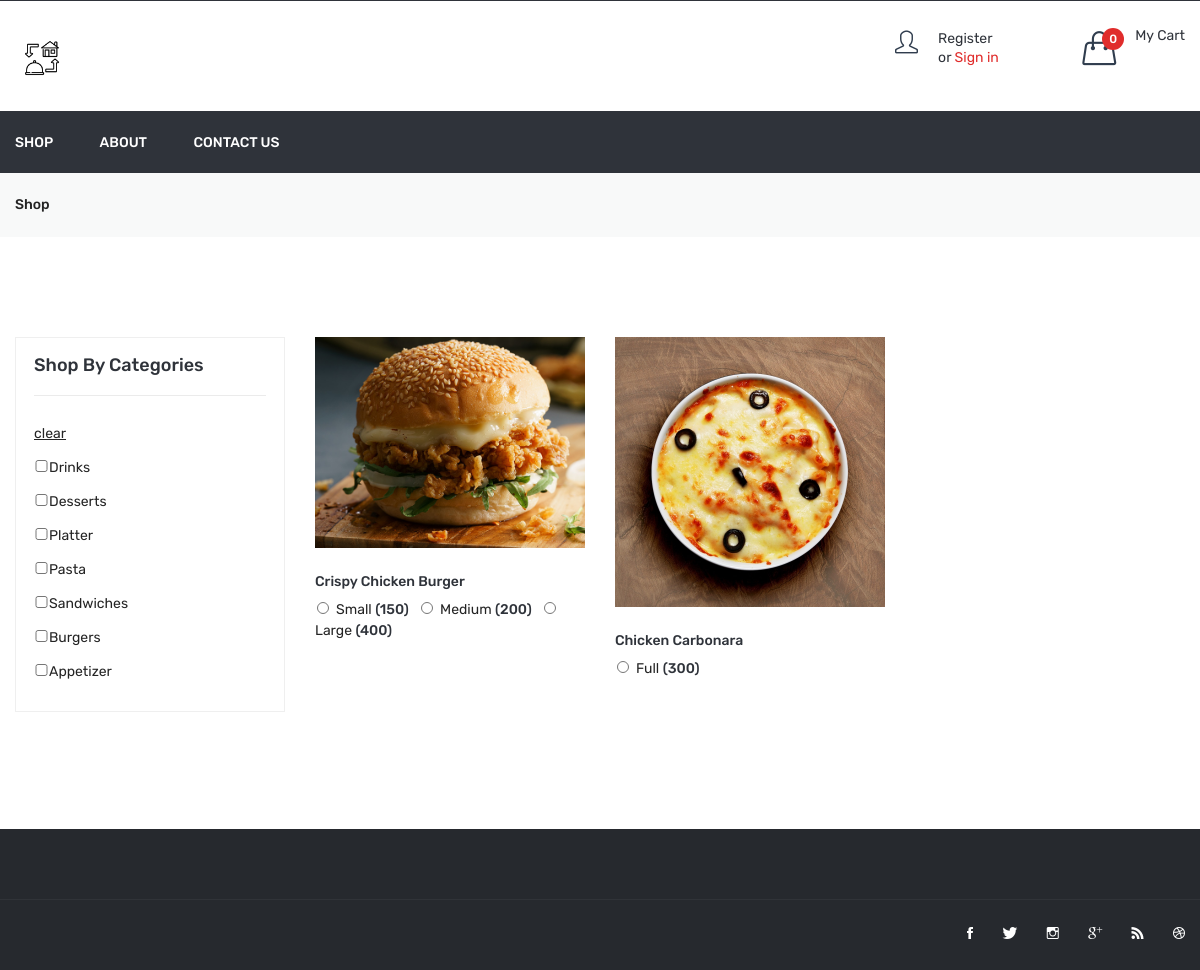
The page /shop.php on the database its author committed.
### tables this page shows
CREATE TABLE `dish` (
  `id` int(11) NOT NULL,
  `category_id` int(11) NOT NULL,
  `dish` varchar(100) NOT NULL,
  `dish_detail` text NOT NULL,
  `image` varchar(100) NOT NULL,
  `type` enum('veg','non-veg') NOT NULL,
  `status` int(11) NOT NULL,
  `added_on` datetime NOT NULL
);

CREATE TABLE `dish_details` (
  `id` int(11) NOT NULL,
  `dish_id` int(11) NOT NULL,
  `attribute` varchar(100) NOT NULL,
  `price` int(11) NOT NULL,
  `status` int(11) NOT NULL,
  `added_on` datetime NOT NULL
);

CREATE TABLE `category` (
  `id` int(11) NOT NULL,
  `category` varchar(50) NOT NULL,
  `order_number` int(11) NOT NULL,
  `status` int(11) NOT NULL,
  `added_on` datetime NOT NULL
);

### shop.php (the view, shortened to what this page needs)
<?php
include ("header.php");
?>
<div class="breadcrumb-area gray-bg">
            <div class="container">
                <div class="breadcrumb-content">
                    <ul>
                        <li><a href="shop.php">Shop</a></li>
                    </ul>
                </div>
            </div>
        </div>
        <div class="shop-page-area pt-100 pb-100">
            <div class="container">
                <div class="row flex-row-reverse">
                    <div class="col-lg-9">
                        <?php
                            $product_sql="select * from dish where status=1";
                            $product_sql.=" order by dish desc";
                            $product_res=mysqli_query($con,$product_sql);
                            $product_count=mysqli_num_rows($product_res);
                        ?>
                        <div class="grid-list-product-wrapper">
                            <div class="product-grid product-view pb-20">
                                <?php if($product_count>0){?>
                                    <div class="row">
                                        <?php while($product_row=mysqli_fetch_assoc($product_res)){?>
                                        <div class="product-width col-xl-4 col-lg-4 col-md-4 col-sm-6 col-12 mb-30">
                                            <div class="product-wrapper">
                                                <div class="product-img">
                                                    <a href="javascript:void(0)">
                                                        <img src="<?php echo SITE_DISH_IMAGE.$product_row['image']?>" alt="">
                                                    </a>
                                                </div>
                                                <div class="product-content" id="dish_detail">
                                                    <h4>
                                                        <a href="javascript:void(0)"><?php echo $product_row['dish']?> </a>
                                                    </h4>
													<?php
													$dish_attr_res=mysqli_query($con,"select * from dish_details where status='1' and dish_id='".$product_row['id']."' order by price asc");
													?>
                                                    <div class="product-price-wrapper">
                                                        <?php
														while($dish_attr_row=mysqli_fetch_assoc($dish_attr_res)){
															echo "<input type='radio' class='dish_radio' name='radio_".$product_row['id']."' value='".$dish_attr_row['id']."'/>";
															echo $dish_attr_row['attribute'];
															echo "<span class='price'>(".$dish_attr_row['price'].")</span>";
														}
														?>
                                                    </div>
                                                </div>
                                            </div>
                                        </div>
                                        <?php } ?>
                                    </div>
                                <?php } else{
                                    echo "No dish found";
                                }?>
                            </div>
                        </div>
                    </div>
                    <?php
                    $cat_res=mysqli_query($con,"select * from category where status=1 order by order_number desc")
                    ?>
                    <div class="col-lg-3">
                        <div class="shop-sidebar-wrapper gray-bg-7 shop-sidebar-mrg">
                            <div class="shop-widget">
                                <h4 class="shop-sidebar-title">Shop By Categories</h4>
								<div class="shop-catigory">
									<ul id="faq" class="category_list">
										<li><a href="shop.php"><u>clear</u></a></li>
                                        <?php
                                        while($cat_row=mysqli_fetch_assoc($cat_res)){
											$is_checked='';
											echo "<li> <input $is_checked onclick=set_checkbox('".$cat_row['id']."') type='checkbox' class='cat_checkbox' name='cat_arr[]' value='".$cat_row['id']."'/>".$cat_row['category']."</li>";
                                        }
                                        ?>
                                    </ul>
                                </div>
                            </div>
                        </div>
                    </div>
                </div>
            </div>
        </div>
<?php
include("footer.php");
?>

### header.php (shortened to what this page needs)
<!doctype html>
<html class="no-js" lang="zxx">
<head>
        <link rel="stylesheet" href="assets/css/bootstrap.min.css">
        <link rel="stylesheet" href="assets/css/animate.css">
        <link rel="stylesheet" href="assets/css/owl.carousel.min.css">
        <link rel="stylesheet" href="assets/css/slick.css">
        <link rel="stylesheet" href="assets/css/chosen.min.css">
        <link rel="stylesheet" href="assets/css/ionicons.min.css">
        <link rel="stylesheet" href="assets/css/font-awesome.min.css">
        <link rel="stylesheet" href="assets/css/simple-line-icons.css">
        <link rel="stylesheet" href="assets/css/jquery-ui.css">
        <link rel="stylesheet" href="assets/css/meanmenu.min.css">
        <link rel="stylesheet" href="assets/css/style.css">
        <link rel="stylesheet" href="assets/css/responsive.css">
    </head>
    <body>
        <header class="header-area">
            <div class="header-middle">
                <div class="container">
                    <div class="row">
                        <div class="col-lg-3 col-md-4 col-12 col-sm-4">
                            <div class="logo">
                                <a href="index.php">
                                    <img alt="" src="admin\assets\images\i2.png" width=20%>
                                </a>
                            </div>
                        </div>
                        <div class="col-lg-9 col-md-8 col-12 col-sm-8">
                            <div class="header-middle-right f-right">
                                <div class="header-login">
                                    <?php
									if(!isset($_SESSION['FOOD_USER_NAME'])){
										?>
									<a href="login_register.php">
                                        <div class="header-icon-style">
                                            <i class="icon-user icons header_icon"></i>
                                        </div>
                                        <div class="login-text-content header_icon">
												<p>Register <br> or <span>Sign in</span></p>
                                        </div>
                                    </a>
									<?php
											}
											?>
                                </div>
                                <div class="header-wishlist">
                                </div>
                                <div class="header-cart">
                                    <a href="#">
                                        <div class="header-icon-style">
                                            <i class="icon-handbag icons"></i>
                                            <span class="count-style">0</span>
                                        </div>
                                        <div class="cart-text">
                                            <span class="digit">My Cart</span>
                                        </div>
                                    </a>
                                </div>
                            </div>
                        </div>
                    </div>
                </div>
            </div>
            <div class="header-bottom transparent-bar black-bg">
                <div class="container">
                    <div class="row">
                        <div class="col-lg-12 col-md-12 col-12">
                            <div class="main-menu">
                                <nav>
                                    <ul>
                                        <li><a href="shop.php">Shop</a></li>
                                        <li><a href="about-us.php">about</a></li>
                                        <li><a href="contact-us.php">contact us</a></li>
                                    </ul>
                                </nav>
                            </div>
                        </div>
                    </div>
                </div>
            </div>
        </header>

### footer.php (shortened to what this page needs)
<div class="footer-area black-bg-2 pt-70">
            <div class="footer-bottom-area border-top-4">
                <div class="container">
                    <div class="row">
                        <div class="col-lg-6 col-md-6 col-sm-7">
                        </div>
                        <div class="col-lg-6 col-md-6 col-sm-5">
                            <div class="footer-social">
                                <ul>
                                    <li><a href="#"><i class="ion-social-facebook"></i></a></li>
                                    <li><a href="#"><i class="ion-social-twitter"></i></a></li>
                                    <li><a href="#"><i class="ion-social-instagram-outline"></i></a></li>
                                    <li><a href="#"><i class="ion-social-googleplus-outline"></i></a></li>
                                    <li><a href="#"><i class="ion-social-rss"></i></a></li>
                                    <li><a href="#"><i class="ion-social-dribbble-outline"></i></a></li>
                                </ul>
                            </div>
                        </div>
                    </div>
                </div>
            </div>
        </div>
    </body>
</html>

### rows shown on the page
dish: image (picture), dish "Crispy Chicken Burger"
dish_details: attribute "Small", price "150"
dish_details: attribute "Medium", price "200"
dish_details: attribute "Large", price "400"
dish: image (picture), dish "Chicken Carbonara"
dish_details: attribute "Full", price "300"
category: category "Drinks"
category: category "Desserts"
category: category "Platter"
category: category "Pasta"
category: category "Sandwiches"
category: category "Burgers"
category: category "Appetizer"
